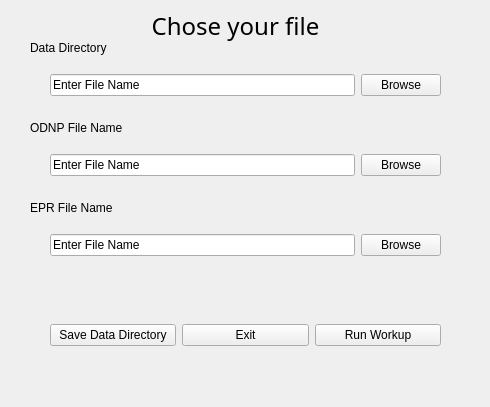
<?xml version="1.0" encoding="UTF-8"?>
<ui version="4.0">
 <class>Form</class>
 <widget class="QWidget" name="Form">
  <property name="geometry">
   <rect>
    <x>0</x>
    <y>0</y>
    <width>490</width>
    <height>407</height>
   </rect>
  </property>
  <property name="windowTitle">
   <string>Form</string>
  </property>
  <widget class="QLabel" name="title">
   <property name="geometry">
    <rect>
     <x>140</x>
     <y>10</y>
     <width>191</width>
     <height>31</height>
    </rect>
   </property>
   <property name="font">
    <font>
     <family>Lucida Sans Typewriter</family>
     <pointsize>18</pointsize>
    </font>
   </property>
   <property name="layoutDirection">
    <enum>Qt::LeftToRight</enum>
   </property>
   <property name="text">
    <string>Chose your file</string>
   </property>
   <property name="alignment">
    <set>Qt::AlignCenter</set>
   </property>
  </widget>
  <widget class="QWidget" name="horizontalLayoutWidget">
   <property name="geometry">
    <rect>
     <x>50</x>
     <y>60</y>
     <width>391</width>
     <height>51</height>
    </rect>
   </property>
   <layout class="QHBoxLayout" name="horizontalLayout">
    <item>
     <widget class="QLineEdit" name="DataDirDisplay">
      <property name="text">
       <string>Enter File Name</string>
      </property>
     </widget>
    </item>
    <item>
     <widget class="QPushButton" name="DataDirOpenBrowser">
      <property name="text">
       <string>Browse</string>
      </property>
     </widget>
    </item>
   </layout>
  </widget>
  <widget class="QWidget" name="horizontalLayoutWidget_2">
   <property name="geometry">
    <rect>
     <x>50</x>
     <y>140</y>
     <width>391</width>
     <height>51</height>
    </rect>
   </property>
   <layout class="QHBoxLayout" name="horizontalLayout_3">
    <item>
     <widget class="QLineEdit" name="ODNPDisplay">
      <property name="text">
       <string>Enter File Name</string>
      </property>
     </widget>
    </item>
    <item>
     <widget class="QPushButton" name="ODNPOpenBrowser">
      <property name="text">
       <string>Browse</string>
      </property>
     </widget>
    </item>
   </layout>
  </widget>
  <widget class="QWidget" name="horizontalLayoutWidget_3">
   <property name="geometry">
    <rect>
     <x>50</x>
     <y>220</y>
     <width>391</width>
     <height>51</height>
    </rect>
   </property>
   <layout class="QHBoxLayout" name="horizontalLayout_4">
    <item>
     <widget class="QLineEdit" name="EPRFileDisplay">
      <property name="text">
       <string>Enter File Name</string>
      </property>
     </widget>
    </item>
    <item>
     <widget class="QPushButton" name="EPROpenBrowser">
      <property name="text">
       <string>Browse</string>
      </property>
     </widget>
    </item>
   </layout>
  </widget>
  <widget class="QLabel" name="directoryTitle">
   <property name="geometry">
    <rect>
     <x>30</x>
     <y>40</y>
     <width>121</width>
     <height>16</height>
    </rect>
   </property>
   <property name="text">
    <string>Data Directory</string>
   </property>
  </widget>
  <widget class="QLabel" name="ODNPTitle">
   <property name="geometry">
    <rect>
     <x>30</x>
     <y>120</y>
     <width>121</width>
     <height>16</height>
    </rect>
   </property>
   <property name="text">
    <string>ODNP File Name</string>
   </property>
  </widget>
  <widget class="QLabel" name="EPRTitle">
   <property name="geometry">
    <rect>
     <x>30</x>
     <y>200</y>
     <width>121</width>
     <height>16</height>
    </rect>
   </property>
   <property name="text">
    <string>EPR File Name</string>
   </property>
  </widget>
  <widget class="QWidget" name="gridLayoutWidget">
   <property name="geometry">
    <rect>
     <x>50</x>
     <y>310</y>
     <width>391</width>
     <height>51</height>
    </rect>
   </property>
   <layout class="QGridLayout" name="gridLayout">
    <item row="0" column="0">
     <widget class="QPushButton" name="saveButton">
      <property name="text">
       <string>Save Data Directory</string>
      </property>
     </widget>
    </item>
    <item row="0" column="2">
     <widget class="QPushButton" name="runButton">
      <property name="text">
       <string>Run Workup</string>
      </property>
     </widget>
    </item>
    <item row="0" column="1">
     <widget class="QPushButton" name="exitButton">
      <property name="text">
       <string>Exit</string>
      </property>
     </widget>
    </item>
   </layout>
  </widget>
 </widget>
 <resources/>
 <connections/>
</ui>
